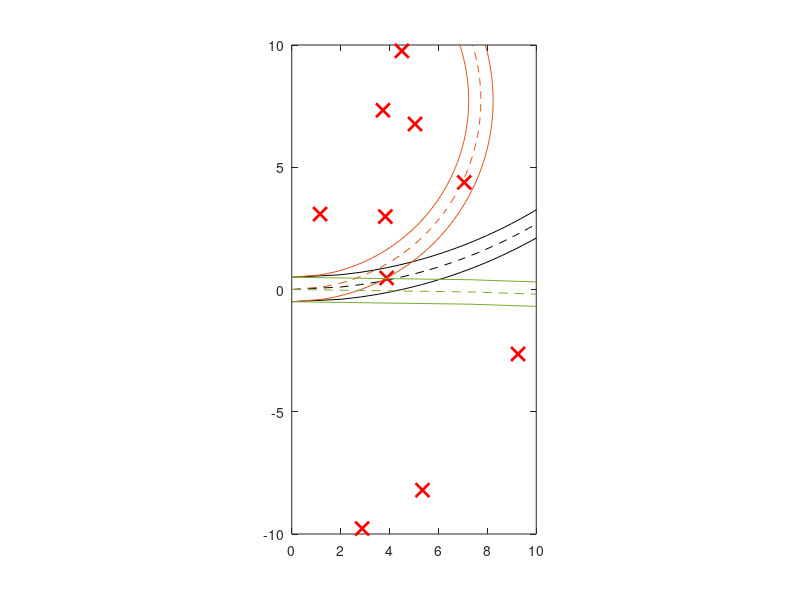

Reproduce this figure in MATLAB.
% This code creates obstacles at random points in front of the robot.
% It then calculates the radius of the constant curvature path that
% intersects with that point. Finally, it plots the obstacle and the path.

%% Create 'num_obs' obstacles at random x,y locations in front of the robot.
num_obs = 10;
% Define the box in front of the robot (0:xmax,-ymax:ymax)
xmax = 10;
ymax = 10;
% store random x and y points of obstacles in two arrays
% _tot suffix is used to designate these as all teh obstacles
x_obs_tot = xmax*rand(num_obs,1);
y_obs_tot = 2*ymax*rand(num_obs,1)-ymax;

%% Define vehicle (max width and speed)
% Max width of vehicle
max_width = 1;
half_width = max_width/2;
% Commanded linear and angular velocity pre-obstacle avoidance
v_pre = 2;
omega_pre = .1;
% And the radius of curvature
R_pre = v_pre/omega_pre;

% Find which obstacles are in the path
% TODO: Add distance filter as well (only worry about close
% obstacles)
% The robot drives along a circle defined by R_pre. An inner and
% outer circle are offset from this by half_width.
in_path = sqrt(x_obs_tot.^2+(R_pre-y_obs_tot).^2)>=(R_pre-half_width) & ...
          sqrt(x_obs_tot.^2+(R_pre-y_obs_tot).^2)<=(R_pre+half_width);
x_obs = x_obs_tot(in_path);
y_obs = y_obs_tot(in_path);

% TODO: Once new path is found, see if an obstacle is in the new path. If a
% larger change is needed to avoid any new obstacles, see if turning the
% other direction is better. Keep checking until there are no obstacles in
% the new path.

%% Calculate ideal omega for obstacle avoidance
% Calculate the radius of curvature of a circle that would just touch those
% points on the left or right side. R_right means that the robot passes the
% obstacle with the obstacle on the right, and opposite for R_left.
R_left = ((x_obs).^2+(y_obs+half_width).^2)./(2*(y_obs+half_width))-half_width;
R_right = ((x_obs).^2+(y_obs-half_width).^2)./(2*(y_obs-half_width))+half_width;
R_pos = [R_left; R_right];
% Possible values of omega
omega_pos = v_pre./R_pos;

omega_max_left = min(omega_pos(omega_pos-omega_pre<0));
omega_max_right = max(omega_pos(omega_pos-omega_pre>0));

% Of the possible omegas, we want to choose the best according to the
% following criteria:
% 1.) If there are no obstacles in the current path, keep the current omega
% 2.) If there are 1 or more obstacles in the path
omega_new = omega_pos(min(abs(omega_pos-omega_pre))==abs(omega_pos-omega_pre));
delta_omega = omega_new-omega_pre;
R_new = R_pos(min(abs(omega_pos-omega_pre))==abs(omega_pos-omega_pre));

%% Plot the obstacles and the paths to reach them
figure(1)
cols = get(gca,'colororder');
% Plot the original path in black
y_mid = 0:sign(R_pre)*0.1:2*R_pre;
y_left = -half_width:sign(R_pre+half_width-(-half_width))*0.1:2*R_pre+half_width;
y_right = half_width:sign(R_pre+half_width-(-half_width))*0.1:2*R_pre-half_width;

x_mid = abs(sqrt(2*R_pre-y_mid).* sqrt(y_mid));
x_left  = abs(sqrt(half_width+2*R_pre-y_left ).*sqrt(half_width+y_left ));
x_right = abs(sqrt(half_width-2*R_pre+y_right).*sqrt(half_width-y_right));

plot(x_mid,y_mid,'--','Color',[0 0 0])
hold on
plot(x_left,y_left,'Color',[0 0 0])
plot(x_right,y_right,'Color',[0 0 0])

% Plot all the obstacles with red x's
plot(x_obs_tot,y_obs_tot,'xr','MarkerSize',10,'LineWidth',2)

for i = 1:length(x_obs)
    y_mid = 0:sign(R_left(i)+half_width-(-half_width))*0.1:2*R_left(i);
    y_left = -half_width:sign(R_left(i)+half_width-(-half_width))*0.1:2*R_left(i)+half_width;
    y_right = half_width:sign(R_left(i)+half_width-(-half_width))*0.1:2*R_left(i)-half_width;
    
    x_mid   = abs( sqrt(              2*R_left(i) - y_mid   ) .* sqrt(              y_mid   ));
    x_left  = abs( sqrt( half_width + 2*R_left(i) - y_left  ) .* sqrt( half_width + y_left  ));
    x_right = abs( sqrt( half_width - 2*R_left(i) + y_right ) .* sqrt( half_width - y_right ));
    
    plot(x_mid,y_mid,'--','Color',cols(mod(i,7)+1,:))
    plot(x_left,y_left,'Color',cols(mod(i,7)+1,:))
    plot(x_right,y_right,'Color',cols(mod(i,7)+1,:))
end
for i = 1:length(x_obs)
    y_mid = 0:sign(R_right(i)+half_width-(-half_width))*0.1:2*R_right(i);
    y_left = -half_width:sign(R_right(i)+half_width-(-half_width))*0.1:2*R_right(i)+half_width;
    y_right = half_width:sign(R_right(i)+half_width-(-half_width))*0.1:2*R_right(i)-half_width;
    
    x_mid   = abs( sqrt(              2*R_right(i) - y_mid   ) .* sqrt(              y_mid   ));
    x_left  = abs( sqrt( half_width + 2*R_right(i) - y_left  ) .* sqrt( half_width + y_left  ));
    x_right = abs( sqrt( half_width - 2*R_right(i) + y_right ) .* sqrt( half_width - y_right ));
    
    plot(x_mid,y_mid,'--','Color',cols(mod(i+num_obs,7)+1,:))
    plot(x_left,y_left,'Color',cols(mod(i+num_obs,7)+1,:))
    plot(x_right,y_right,'Color',cols(mod(i+num_obs,7)+1,:))
end
hold off
axis equal
xlim([0 xmax])
ylim([-ymax ymax])
